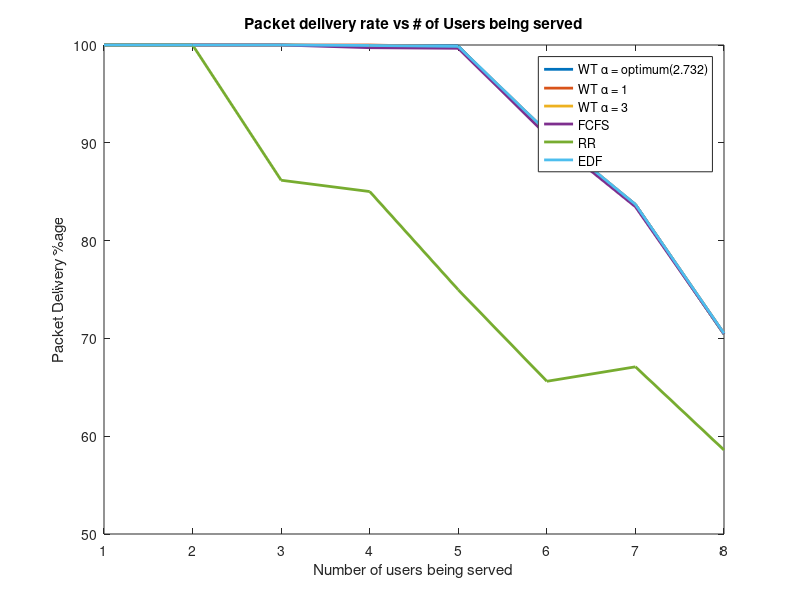

Here is the MATLAB script that generated this plot:
clear;
clc;
%close all;
x = 1:8;

packet_a_OPT = [2556	5280	8625	12427	16351	20533	25619	30444];
packet_a_OPTd = [2556	5280	8625	12414	16335	18648	21437	21438];

packet_a_1 = [2582	5184	8651	12264	16380	20533	25586	30386];
packet_a_1D = [2582	5184	8651	12264	16350	18712	21413	21424];

packet_a_3 = [2556	5210	8689	12415	16513	20641	25452	30381];
packet_a_3D = [2556	5210	8689	12399	16481	18757	21272	21407];

packet_FCFS = [2556	5280	8759	12345	16334	20548	25549	30288];
packet_FCFSd = [2556	5280	8759	12311	16279	18650	21324	21344];

packet_EDF = [2582	5184	8689	12415	16351	20512	25637	30303];
packet_EDFd = [2582	5184	8689	12409	16328	18694	21459	21368];

packet_RR = [2556	5159	7803	12286	16546	20352	24649	28722];
packet_RRd = [2556	5159	6724	10445	12404	13354	16538	16828];

packet_a_OPT_drop = 100*(packet_a_OPT - packet_a_OPTd)./packet_a_OPT;
packet_a_1_drop = 100*(packet_a_1 - packet_a_1D)./packet_a_1;
packet_a_3_drop = 100*(packet_a_3 - packet_a_3D)./packet_a_3;

packet_a_OPT_drop = 100*(packet_a_OPTd)./packet_a_OPT;
packet_a_1_drop = 100*(packet_a_1D)./packet_a_1;
packet_a_3_drop = 100*(packet_a_3D)./packet_a_3;
packet_FCFS_drop = 100*(packet_FCFSd)./packet_FCFS;
packet_EDF_drop = 100*(packet_EDFd)./packet_EDF;
packet_RR_drop = 100*(packet_RRd)./packet_RR;


plot(x, packet_a_OPT_drop, 'LineWidth', 2);
hold on;
plot(x, packet_a_1_drop, 'LineWidth', 2);
hold on;
plot(x, packet_a_3_drop, 'LineWidth', 2);
hold on;
plot(x, packet_FCFS_drop, 'LineWidth', 2);
hold on;
plot(x, packet_RR_drop, 'LineWidth', 2);
hold on;
plot(x, packet_EDF_drop, 'LineWidth',2);
legend('WT \alpha = optimum(2.732)', 'WT \alpha = 1', 'WT \alpha = 3', 'FCFS', 'RR', 'EDF');
title('Packet delivery rate vs # of Users being served');
xlabel('Number of users being served');
ylabel('Packet Delivery %age')